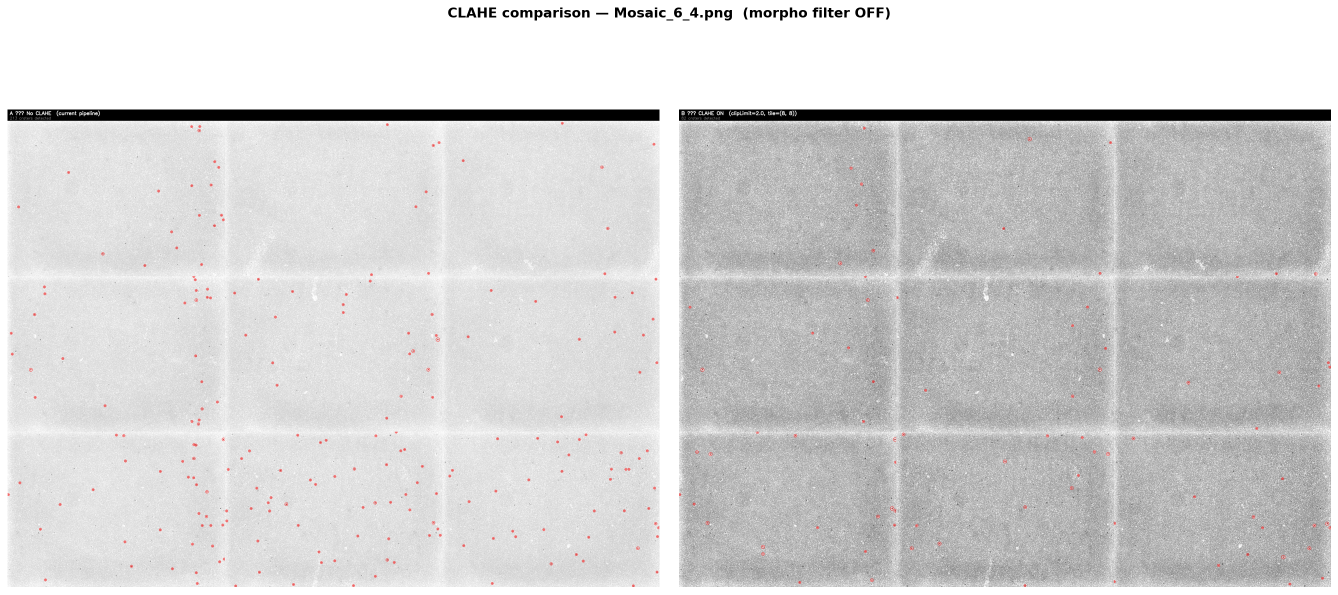
#> input picture report_figures/debug_clahe_output.png, 2676 x 1189 px (shown at 1/2 size)
$ python -i debug_clahe.py   (imports and definitions only)
#> lines starting #> are read from the running program, lines starting #| are printed output that depends on the picture; after the words box and inside, x2 and y2 are one past the last pixel; in counts of white or black regions, pixels touching at a corner belong together
#!/usr/bin/env python3
"""
debug_clahe.py
==============
2-panel comparison on Mosaic_6_4:
  LEFT  — current pipeline (no CLAHE, no morpho filter)
  RIGHT — with CLAHE applied to the green channel before Canny

CLAHE (Contrast Limited Adaptive Histogram Equalization):
  Splits the image into small tiles, equalizes the histogram locally in each
  tile (to compensate for uneven illumination / vignetting), then clips the
  gain to avoid noise amplification.

Run from the project root:
    .venv/bin/python scripts/debug_clahe.py
"""
import sys, os
sys.path.insert(0, os.path.abspath(os.path.join(os.path.dirname(__file__), "..", "..")))

import cv2
import numpy as np
import json
import matplotlib.pyplot as plt

# ─── CONFIG ────────────────────────────────────────────────────────────────
PROJECT_ROOT = os.path.abspath(os.path.join(os.path.dirname(__file__), "..", ".."))
# [2 lines not run here, left out]

TARGET_MOSAIC = "Mosaic_6_4.png"
# [1 line that did not run here, left out]
# [1 line that did not run here, left out]
# [1 line that did not run here, left out]
# [1 line that did not run here, left out]

# [1 line that did not run here, left out]
# [1 line that did not run here, left out]
# [1 line that did not run here, left out]
# [1 line that did not run here, left out]

SCALE = 0.30   # downscale factor for display
COLS  = 3      # images per mosaic row

# CLAHE parameters
CLAHE_CLIP   = 2.0        # contrast clip limit (higher = more enhancement)
CLAHE_TILE   = (8, 8)     # tile grid size in pixels

# ─── LOAD IMAGE LIST ────────────────────────────────────────────────────────
# [2 lines not run here, left out]

# [1 line that did not run here, left out]
# [1 line not run here, left out]

clahe_obj = cv2.createCLAHE(clipLimit=CLAHE_CLIP, tileGridSize=CLAHE_TILE)

# ─── DETECTION (morpho filter DISABLED, CLAHE toggled) ──────────────────────
def detect(img_path, use_clahe=False):
    """Returns list of (cx, cy, eMA, ema) in original pixel coords."""
#> called with use_clahe = False
    img_color = cv2.imread(img_path, cv2.IMREAD_COLOR)
#> img_color is the input picture: shape (1189, 2676, 3); mean B, G, R 210.9, 210.9, 211.2
    if img_color is None:
        return []

    green = img_color[:, :, 1]

    if use_clahe:
        green = clahe_obj.apply(green)   # ← equalize before blurring

    blurred     = cv2.GaussianBlur(green, (5, 5), 0)
    med         = np.median(blurred)
#> med = 222
    edges       = cv2.Canny(blurred, int(med * 0.66), int(med * 1.33))
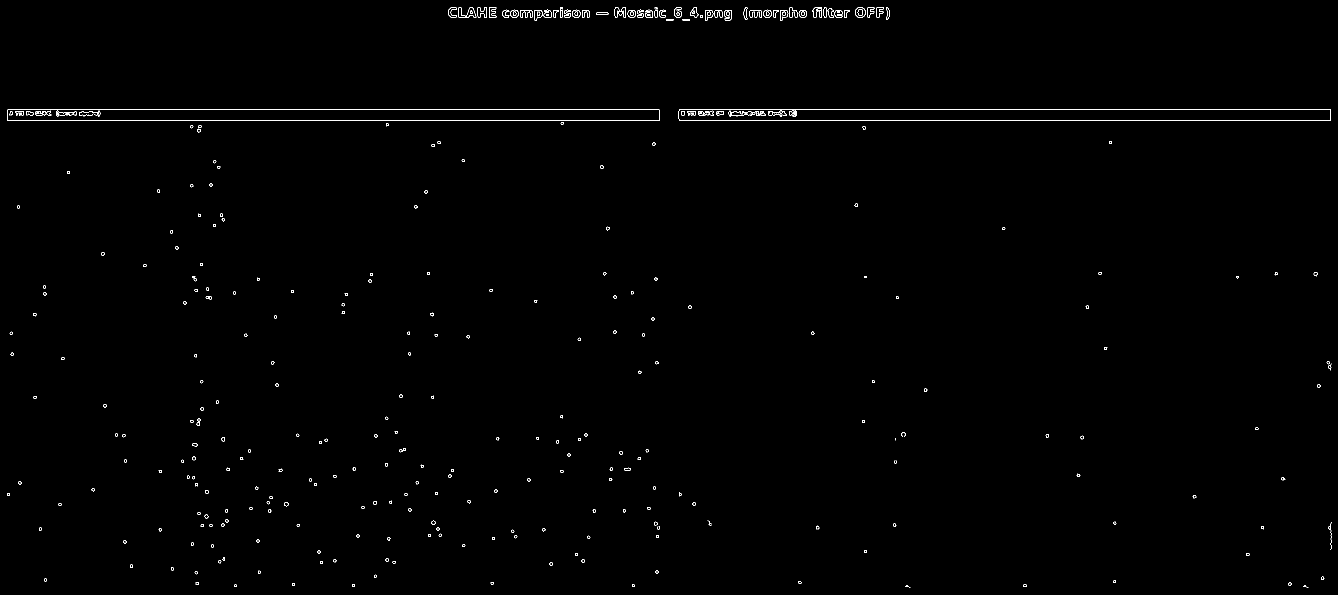
#> edges: shape (1189, 2676) (shown at 1/2 size); 0.48% white in thin lines or dots
    contours, _ = cv2.findContours(edges, cv2.RETR_EXTERNAL, cv2.CHAIN_APPROX_SIMPLE)
#> contours = 299 contours, 40 with area under 20; largest, box (x1, y1, x2, y2) and area: (1357, 218, 2662, 242) 29980, (14, 218, 1319, 242) 29978, (917, 15, 953, 36) 357, (1710, 14, 1731, 36) 333, (1448, 20, 1464, 42) 256

    results = []
    for cnt in contours:
        if len(cnt) < 5:
            continue
        area = cv2.contourArea(cnt)
        if not (MIN_AREA <= area <= MAX_AREA):
            continue
        perim = cv2.arcLength(cnt, True)
        if perim == 0 or (4 * np.pi * area / perim ** 2) < 0.25:
            continue

        ellipse = cv2.fitEllipse(cnt)
        (ex, ey), (eMA, ema), _ = ellipse

        # Morphological filter — DISABLED (commented out)
        # if mean_interior < mean_ring - 5: continue

        # Intensity gate (on ORIGINAL green channel, not the equalized one)
        orig_green = img_color[:, :, 1]
        mask = np.zeros(orig_green.shape, dtype=np.uint8)
        cv2.ellipse(mask, ellipse, (255,), thickness=-1)
        px   = orig_green[mask == 255]
        mean = float(np.mean(px)) if px.size > 0 else 0.0
        if not (MIN_INT <= mean <= MAX_INT):
            continue

        results.append((ex, ey, eMA, ema))
#> this loop made 1 pass
#> area on pass 1: 10
#> after the loop, results = []
    return results

# ─── BUILD ONE PANEL ─────────────────────────────────────────────────────────
def build_panel(use_clahe, label):
    rows_imgs = []
    total = 0
    for name in image_names:
        path      = os.path.join(DATA_DIR, name)
        img_color = cv2.imread(path, cv2.IMREAD_COLOR)
        if img_color is None:
            img_color = np.zeros((100, 100, 3), dtype=np.uint8)

        green   = img_color[:, :, 1]
        equalized = clahe_obj.apply(green) if use_clahe else green
        blurred   = cv2.GaussianBlur(equalized, (5, 5), 0)

        # Use the blurred (processed) channel as background — what Canny sees
        display_bgr = cv2.cvtColor(blurred, cv2.COLOR_GRAY2BGR)

        hits = detect(path, use_clahe=use_clahe)
        total += len(hits)

        for (cx, cy, eMA, ema) in hits:
            r = max(20, int(min(eMA, ema) / 2 * 3.0))
            cv2.circle(display_bgr, (int(cx), int(cy)), r, (0, 0, 255), 4, cv2.LINE_AA)
            cv2.line(display_bgr, (int(cx)-14, int(cy)), (int(cx)+14, int(cy)), (0,0,255), 3, cv2.LINE_AA)
            cv2.line(display_bgr, (int(cx), int(cy)-14), (int(cx), int(cy)+14), (0,0,255), 3, cv2.LINE_AA)

        small = cv2.resize(display_bgr, (0, 0), fx=SCALE, fy=SCALE,
                            interpolation=cv2.INTER_AREA)
        rows_imgs.append(small)

    # Assemble 3-column grid
    rows = []
    for r in range(0, len(rows_imgs), COLS):
        row_group = rows_imgs[r:r + COLS]
        while len(row_group) < COLS:
            row_group.append(np.zeros_like(row_group[0]))
        rows.append(np.hstack(row_group))
    mosaic = np.vstack(rows)

    # Label bar
    bar = np.zeros((60, mosaic.shape[1], 3), dtype=np.uint8)
    cv2.putText(bar, label,
                (12, 28), cv2.FONT_HERSHEY_SIMPLEX, 0.85, (255, 255, 255), 2, cv2.LINE_AA)
    cv2.putText(bar, f"{total} craters detected",
                (12, 52), cv2.FONT_HERSHEY_SIMPLEX, 0.65, (180, 180, 180), 1, cv2.LINE_AA)
    labeled = np.vstack([bar, mosaic])
    return cv2.cvtColor(labeled, cv2.COLOR_BGR2RGB), total


# ─── GENERATE PANELS ─────────────────────────────────────────────────────────
# [1 line not run here, left out]
# [1 line that did not run here, left out]
# [3 lines not run here, left out]
# [1 line that did not run here, left out]
# [1 line not run here, left out]

# ─── DISPLAY SIDE BY SIDE ────────────────────────────────────────────────────
OUT_PATH = os.path.join(PROJECT_ROOT, "report_figures", "debug_clahe_output.png")

fig, (ax_l, ax_r) = plt.subplots(1, 2, figsize=(18, 9), dpi=100)
# [11 lines not run here, left out]

#> (the run stopped early here; a loop or call above may not have finished)
